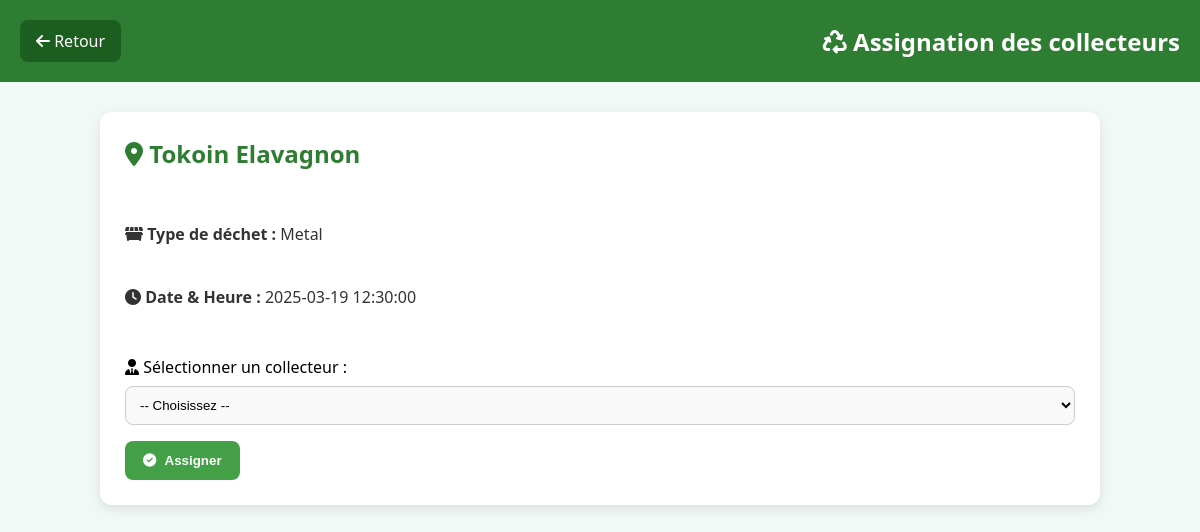
The app's page /collectes_en_cours.php (signed in) with its own data.
### tables this page shows
CREATE TABLE IF NOT EXISTS `demandes` (
  `id` int NOT NULL AUTO_INCREMENT,
  `user_id` int NOT NULL,
  `localisation` varchar(255) DEFAULT NULL,
  `type_dechet` enum('plastique','metal','organique','autre') DEFAULT NULL,
  `date_heure` datetime DEFAULT NULL,
  `photo` varchar(255) DEFAULT NULL,
  `statut` enum('en attente','en cours','en attente_validation','validée','annulée') DEFAULT 'en attente',
  `date_demande` timestamp NULL DEFAULT CURRENT_TIMESTAMP,
  `collecteur_id` int DEFAULT NULL,
  `latitude` decimal(9,6) DEFAULT NULL,
  `longitude` decimal(9,6) DEFAULT NULL,
  `confirmation_collecteur` tinyint(1) DEFAULT '0',
  `preuve_photo` varchar(255) DEFAULT NULL,
  `client_id` int NOT NULL,
  PRIMARY KEY (`id`),
  KEY `user_id` (`user_id`),
  KEY `fk_collecteur` (`collecteur_id`),
  KEY `client_id` (`client_id`)
);

### public/collectes_en_cours.php (the view, shortened to what this page needs)
<?php
include '../config/database.php';
$stmt = $pdo->prepare("SELECT * FROM demandes WHERE user_id = ? AND statut = 'en cours' AND collecteur_id IS NULL");
$stmt->execute([$_SESSION['id']]);
$demandes = $stmt->fetchAll(PDO::FETCH_ASSOC);
?>
<!DOCTYPE html>
<html lang="fr">
<head>
    <link rel="stylesheet" href="css/collecte_en_courss.css">
    <link rel="stylesheet" href="https://cdnjs.cloudflare.com/ajax/libs/font-awesome/6.5.0/css/all.min.css">
</head>
<body>
    <div class="top-bar">
        <a href="dashboard_entreprise.php" class="btn-back"><i class="fas fa-arrow-left"></i> Retour</a>
        <h1><i class="fas fa-recycle"></i> Assignation des collecteurs</h1>
    </div>
    <div class="container">
        <div class="grid">
        <?php foreach ($demandes as $demande): ?>
        <div class="card">
            <h2><i class="fas fa-map-marker-alt"></i> <?php echo $demande['localisation']; ?></h2>
            <p><strong><i class="fas fa-dumpster"></i> Type de déchet :</strong> <?php echo ucfirst($demande['type_dechet']); ?></p>
            <p><strong><i class="fas fa-clock"></i> Date & Heure :</strong> <?php echo $demande['date_heure']; ?></p>
            <form action="../controllers/AssignCollecteurController.php" method="post" autocomplete="off">
                <label for="collecteur_id"><i class="fas fa-user-tie"></i> Sélectionner un collecteur :</label>
                <select name="collecteur_id" required>
                    <option value="">-- Choisissez --</option>
                </select>
                <button type="submit" name="assigner_collecteur">
                    <i class="fas fa-check-circle"></i> Assigner
                </button>
            </form>
        </div>
        <?php endforeach; ?>
        </div>
    </div>
</body>
</html>

### public/css/collecte_en_courss.css (style rules this page uses)
body { font-family: 'Segoe UI', Tahoma, Geneva, Verdana, sans-serif; background: #f1f8f5; margin: 0; padding: 0; }
.top-bar { background-color: #2e7d32; color: white; padding: 20px; display: flex; align-items: center; justify-content: space-between; }
.top-bar h1 { margin: 0; font-size: 24px; }
.btn-back { text-decoration: none; color: white; background-color: #1b5e20; padding: 10px 16px; border-radius: 8px; transition: 0.3s; }
.container { padding: 30px; max-width: 1000px; margin: auto; }
.card { background: white; border-radius: 12px; box-shadow: 0 4px 12px rgba(0, 0, 0, 0.1); padding: 25px; margin-bottom: 25px; transition: transform 0.2s ease; }
.card h2 { margin-top: 0; color: #2e7d32; }
.card p { margin: 8px 0; color: #333; }
form { margin-top: 15px; }
select { width: 100%; padding: 10px; border-radius: 8px; border: 1px solid #ccc; margin-top: 8px; margin-bottom: 16px; background-color: #f9f9f9; }
button { background-color: #43a047; color: white; padding: 12px 18px; border: none; border-radius: 8px; cursor: pointer; font-weight: bold; transition: background-color 0.3s ease; }
button i { margin-right: 5px; }
.grid { display: grid; grid-template-columns: repeat(auto-fit, minmax(300px, 1fr)); gap: 20px; }
.card { display: flex; flex-direction: column; justify-content: space-between; height: 100%; }

### records on screen
demandes: localisation "Tokoin Elavagnon", type_dechet "Metal", date_heure "2025-03-19 12:30:00"
